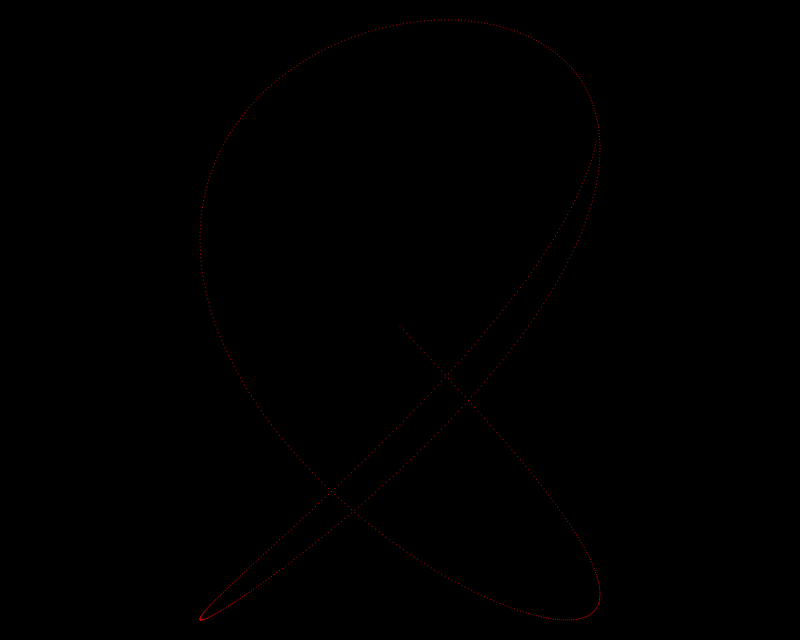
Frame 1 (no input)
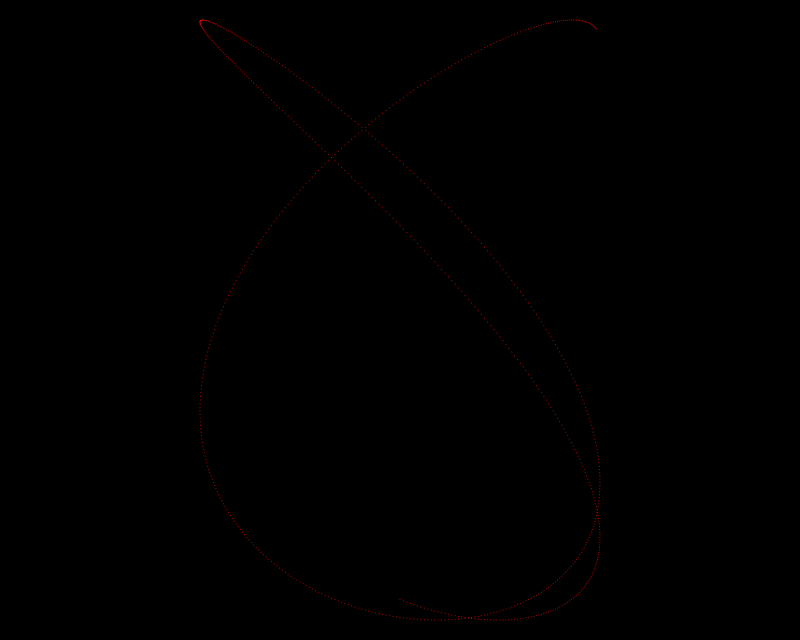
Frame 60 (the mouse pressed at the canvas centre just before this capture)
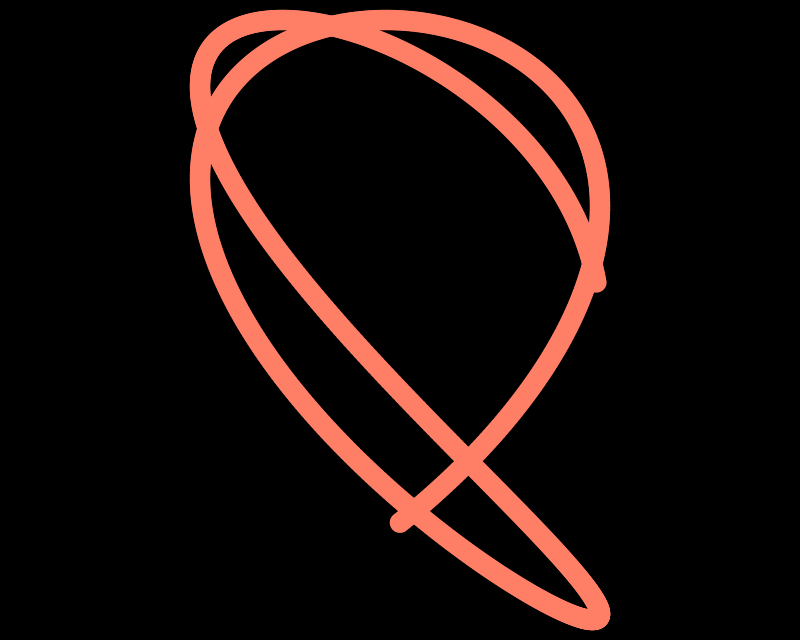
Frame 120 (the mouse held since frame 60 and released just before this capture)

The Processing sketch that drew these frames (run headless with seeded random() and noise(); from frame 60 on, the mouse is pressed at the canvas centre):

// Processing sketch: ejercicio16preMecanico
// ── ejercicio16preMecanico.pde

int xspacing = 1;   // How far apart should each horizontal location be spaced
int w;              // Width of entire wave

float velocidad = 0.0;  // Start angle at 0
float amplitude = 300.0;  // Height of wave
float period = 500.0;  // How many pixels before the wave repeats
float dx;  // Value for incrementing X, a function of period and xspacing
float[] yvalues;  // Using an array to store height values for the wave

void setup()
{
  size(800, 640);
  yvalues = new float[width];
}

void draw() {
  background(0);
  translate(width/2,height/2);
  calcWave();
  dibujar();
}

void calcWave()
{
  // Increment theta (try different values for 'angular velocity' here
  velocidad += 0.02;

  // For every x value, calculate a y value with sine function
  float x = velocidad;
  dx = (TWO_PI / period);
  //print(mouseX);
  for (int i = 0; i < yvalues.length; i++)
  {
    yvalues[i] = sin(x) * amplitude;
    x+=dx;
  }
}

void dibujar()
{
  noStroke();
  fill(255);
  float cg = map(mouseX, 0, width, 0, 255);
  float cb = map(mouseY, 0, width, 0, 255);
  float d = map(mouseY, 0, width, 1, 50);
  for (int x = 0; x < yvalues.length; x++)
  {
    fill(255, cg, cb);
    ellipse(sin(radians(x))*200, yvalues[x], d, d);
  }
}
